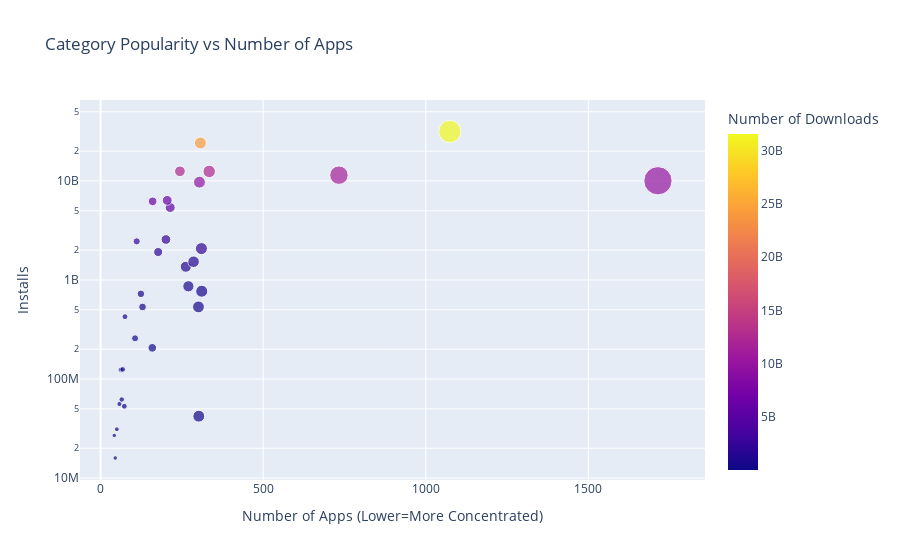

Here is the notebook cell this chart was saved with:
### Code cell
scatter = px.scatter(cat_merged_df,
                    x='App',
                    y='Installs',
                    size='App',
                    title='Category Popularity vs Number of Apps',
                    hover_name=cat_merged_df.index,
                    color='Installs',
                    labels={'App':'Number of Apps','Installs':'Number of Downloads'},)
scatter.update_layout(xaxis_title="Number of Apps (Lower=More Concentrated)",
                      yaxis_title="Installs",
                      yaxis=dict(type='log'))
scatter.show()

### Figure 1 — Plotly figure (JSON) as saved in the notebook; plotly's stock layout.template omitted (floating-point values rounded to 4 significant figures)
{"data": [{"hovertemplate": "<b>%{hovertext}</b><br><br>Number of Apps=%{marker.size}<br>Number of Downloads=%{marker.color}<extra></extra>", "hovertext": ["ART_AND_DESIGN", "AUTO_AND_VEHICLES", "BEAUTY", "BOOKS_AND_REFERENCE", "BUSINESS", "COMICS", "COMMUNICATION", "DATING", "EDUCATION", "ENTERTAINMENT", "EVENTS", "FAMILY", "FINANCE", "FOOD_AND_DRINK", "GAME", "HEALTH_AND_FITNESS", "HOUSE_AND_HOME", "LIBRARIES_AND_DEMO", "LIFESTYLE", "MAPS_AND_NAVIGATION", "MEDICAL", "NEWS_AND_MAGAZINES", "PARENTING", "PERSONALIZATION", "PHOTOGRAPHY", "PRODUCTIVITY", "SHOPPING", "SOCIAL", "SPORTS", "TOOLS", "TRAVEL_AND_LOCAL", "VIDEO_PLAYERS", "WEATHER"], "legendgroup": "", "marker": {"color": [124233100, 53129800, 26916200, 1916291655, 863518120, 56036100, 24152241530, 206522410, 533852000, 2455660000, 15949410, 10041105490, 770249400, 257777750, 31543862717, 1361006220, 125082000, 62083000, 534611120, 724267560, 42162676, 5393110650, 31116110, 2074352930, 9721243130, 12463070180, 2563331540, 12513841475, 1528531465, 11440724500, 6361859300, 6221897200, 426096500], "coloraxis": "coloraxis", "size": [62, 73, 42, 177, 270, 58, 307, 159, 129, 111, 45, 1714, 311, 106, 1074, 262, 68, 65, 301, 124, 302, 214, 50, 310, 304, 334, 201, 244, 286, 733, 205, 160, 75], "sizemode": "area", "sizeref": 4.285, "symbol": "circle"}, "mode": "markers", "name": "", "orientation": "v", "showlegend": false, "type": "scatter", "x": [62, 73, 42, 177, 270, 58, 307, 159, 129, 111, 45, 1714, 311, 106, 1074, 262, 68, 65, 301, 124, 302, 214, 50, 310, 304, 334, 201, 244, 286, 733, 205, 160, 75], "xaxis": "x", "y": [124233100, 53129800, 26916200, 1916291655, 863518120, 56036100, 24152241530, 206522410, 533852000, 2455660000, 15949410, 10041105490, 770249400, 257777750, 31543862717, 1361006220, 125082000, 62083000, 534611120, 724267560, 42162676, 5393110650, 31116110, 2074352930, 9721243130, 12463070180, 2563331540, 12513841475, 1528531465, 11440724500, 6361859300, 6221897200, 426096500], "yaxis": "y"}], "layout": {"coloraxis": {"colorbar": {"title": {"text": "Number of Downloads"}}, "colorscale": [[0, "#0d0887"], [0.1111, "#46039f"], [0.2222, "#7201a8"], [0.3333, "#9c179e"], [0.4444, "#bd3786"], [0.5556, "#d8576b"], [0.6667, "#ed7953"], [0.7778, "#fb9f3a"], [0.8889, "#fdca26"], [1, "#f0f921"]]}, "legend": {"itemsizing": "constant", "tracegroupgap": 0}, "title": {"text": "Category Popularity vs Number of Apps"}, "xaxis": {"anchor": "y", "domain": [0, 1], "title": {"text": "Number of Apps (Lower=More Concentrated)"}}, "yaxis": {"anchor": "x", "domain": [0, 1], "title": {"text": "Installs"}, "type": "log"}}}
